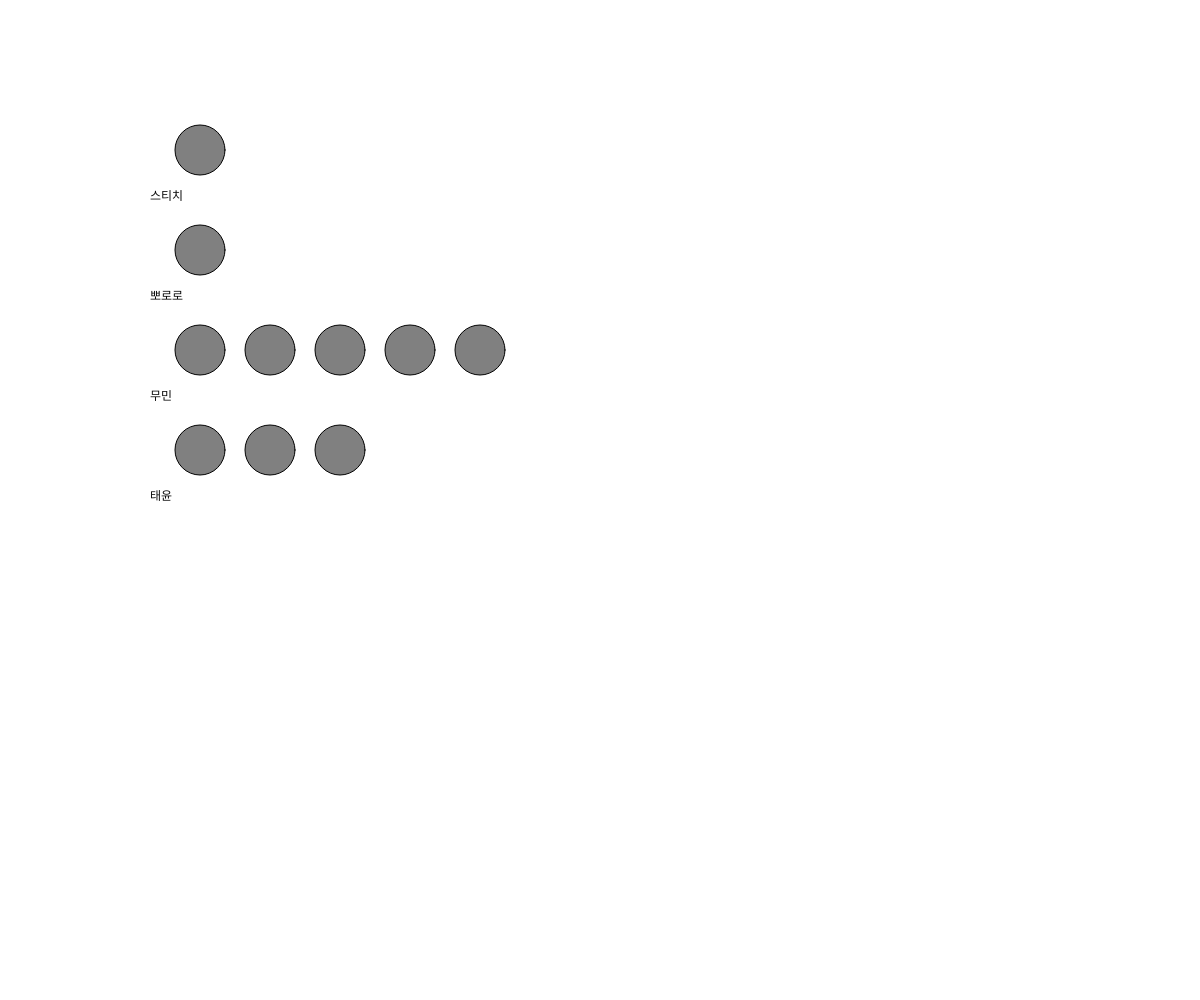
Frame 1 (no input)
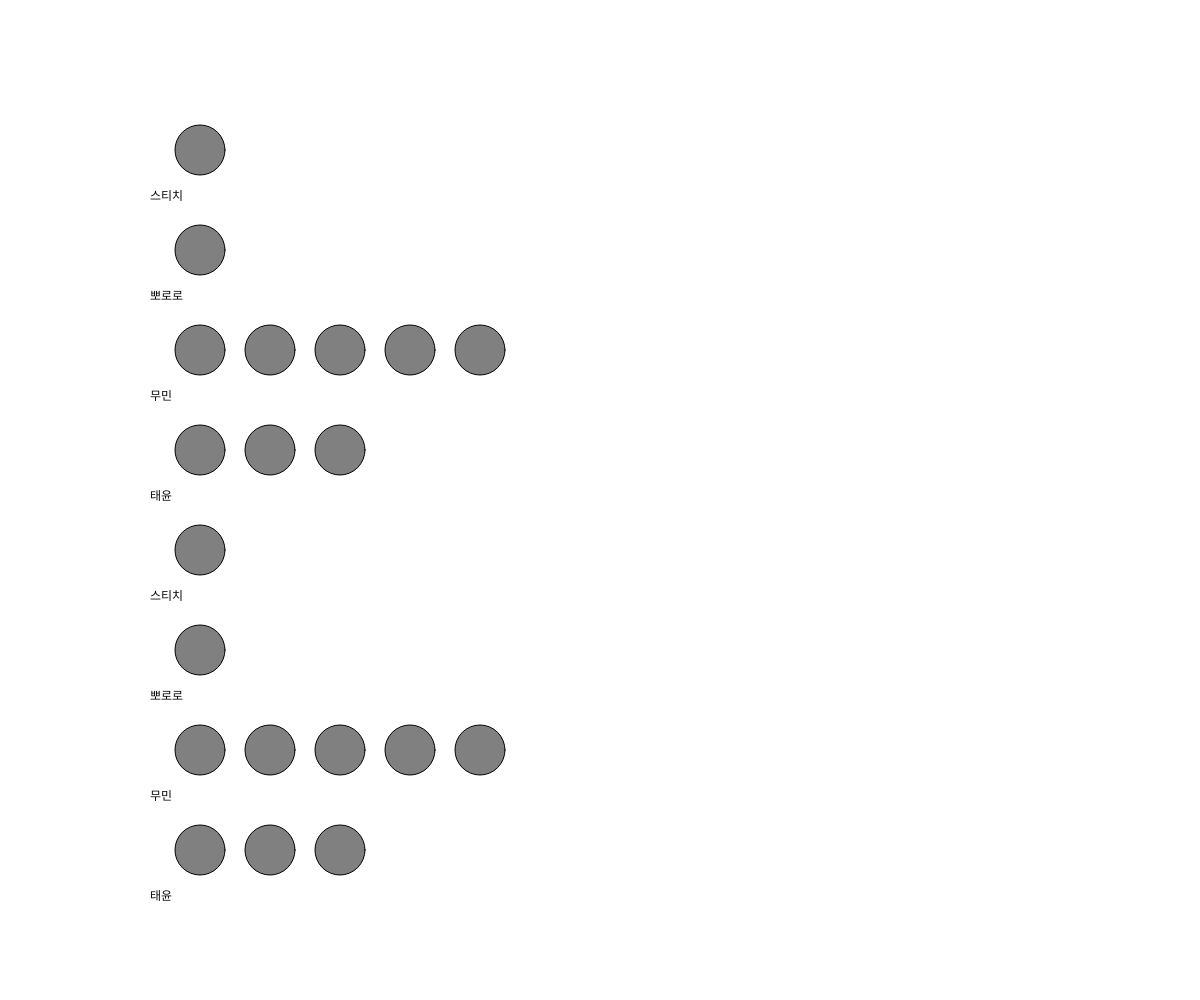
Frame 2 (the mouse pressed at the canvas centre, redrawn once)

The p5.js sketch that drew these frames (run headless with seeded random() and noise() and a simulated clock; the mouse was pressed at the canvas centre and the sketch redrawn once):

// p5.js sketch
// ── sketch.js
var 스티커갯수; 

var 높이 = 50;
//y축의 위치높이
var 간격 = 100;
//시각화된 정보의 열 사이 높이와 간격

  function setup() {
        createCanvas(windowWidth, windowHeight);
        background(255);
        noLoop();
        //루프 안함/ 쳇바퀴를 한번 돌리고 멈춘다.  
  }

  function draw() {
    //시각화("동물이름", 스티커개수);
        시각화("스티치", 1);        
        시각화("뽀로로", 1);
        시각화("무민", 5);
        시각화("태윤", 3);
  }



  function 시각화(이름, 스티커갯수){
     //설문조사 
        높이 = 높이 + 간격;
        fill(10);
        text(이름, 150, 높이 + 50);
        for (var i = 0; i < 스티커갯수; i = i + 1) {
              fill('grey');
              ellipse(200 + i * 70, 높이, 50, 50);
        }
  }
